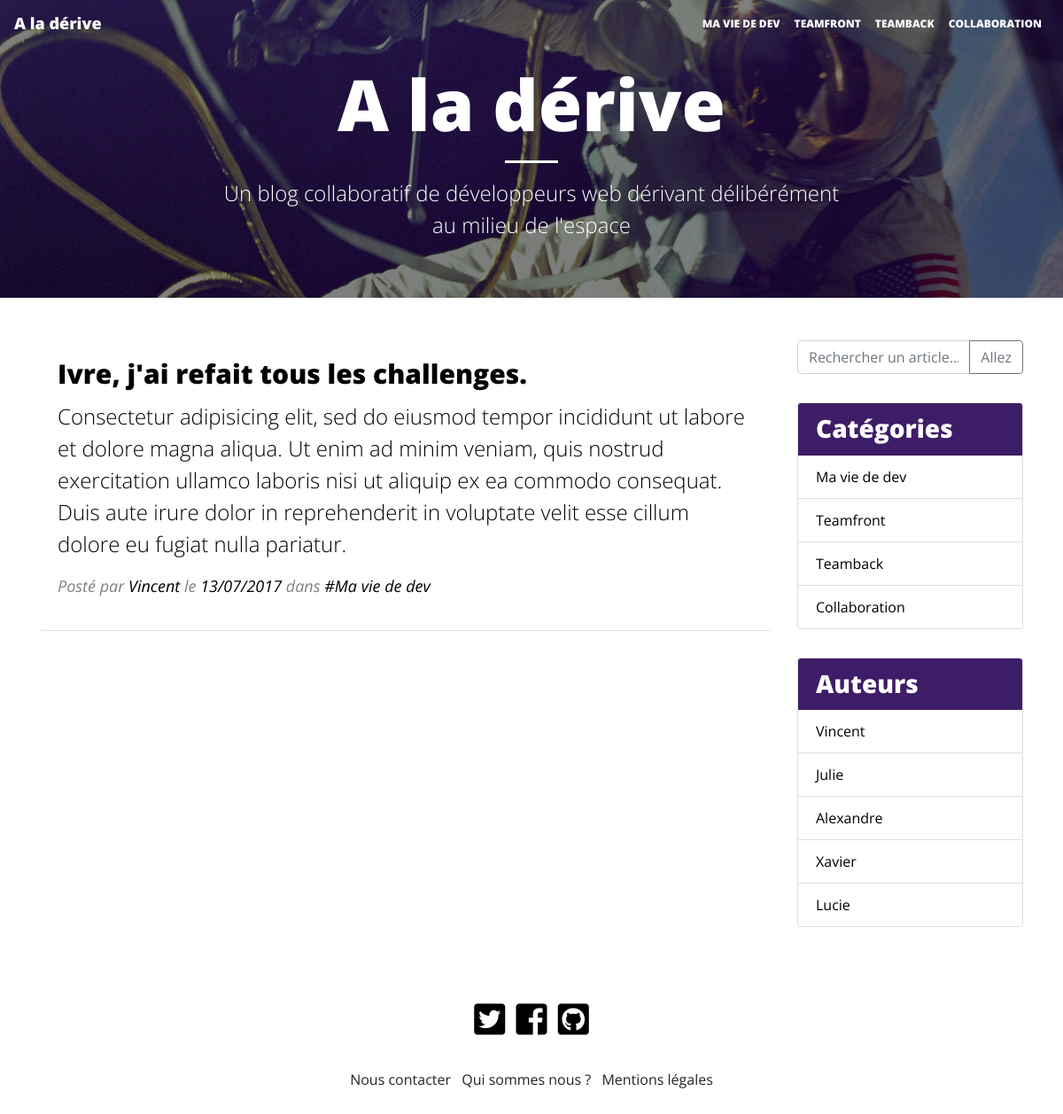
The app's page /index.php?page=article&id=1 with its own data.
### tables this page shows
CREATE TABLE `categories` (
  `id` int(10) UNSIGNED NOT NULL,
  `name` varchar(32) NOT NULL,
  `position` int(10) UNSIGNED NOT NULL DEFAULT '0'
);

CREATE TABLE `posts` (
  `id` int(10) UNSIGNED NOT NULL,
  `authors_id` int(10) UNSIGNED NOT NULL,
  `categories_id` int(10) UNSIGNED NOT NULL,
  `title` varchar(64) NOT NULL,
  `short_text` varchar(255) NOT NULL,
  `text` text NOT NULL,
  `published_date` datetime NOT NULL,
  `views` mediumint(8) UNSIGNED NOT NULL DEFAULT '0'
);

CREATE TABLE `authors` (
  `id` int(10) UNSIGNED NOT NULL,
  `name` varchar(64) NOT NULL,
  `image` varchar(255) DEFAULT NULL,
  `email` varchar(255) DEFAULT NULL
);

### index.php (called while the page is built, shortened)
<?php
require 'inc/classes/Article.php';
require 'inc/classes/Category.php';
require 'inc/classes/Author.php';
require 'inc/classes/DBData.php';
$dataObject = new DBData();
$categories = $dataObject->getCategories();
$authors = $dataObject->getAuthors();
$articles = $dataObject->getArticles();
if (!empty($_GET['page'])) {
    $page = trim($_GET['page']);
}
else {
    $page = 'home';
}
$templateName = '';
if ($page == 'author') {
    $templateName = 'author';
}
else if ($page == 'article') {
    $article = $dataObject->getArticle($_GET['id']);
    $templateName = 'article';
}
else if ($page == 'home') {
    $articlesList = $dataObject->getArticles();
    $templateName = 'home';
}
require __DIR__.'/inc/templates/header.tpl.php';
require __DIR__.'/inc/templates/'.$templateName.'.tpl.php';
require __DIR__.'/inc/templates/footer.tpl.php';

### inc/classes/DBData.php (called while the page is built, shortened)
<?php
class DBData
{
    public $pdo;
    public function __construct () {
        $user = 'oblog';
        $pass = 'oblog';
        $this->pdo = new PDO('mysql:host=localhost;dbname=oblog', $user, $pass);
    }
    public function getArticles() {
        $sql = "SELECT * FROM posts";
        $pdoStatement = $this->pdo->query($sql);
        $resultat = $pdoStatement->fetchAll(PDO::FETCH_ASSOC);
        $articles = array();
        foreach ($resultat as $articleTableau) {
            $articleObjet = new Article(
                                $articleTableau['id'],
                                $articleTableau['title'],
                                $articleTableau['text'],
                                $articleTableau['authors_id'],
                                $articleTableau['published_date'],
                                $articleTableau['categories_id']
                            );
            $articles[$articleTableau['id']] = $articleObjet;
        }
        return $articles;
    }
    public function getArticle($id) {
       $articles = $this->getArticles();
       $article = $articles[$id];
       return $article;
    }
    public function getCategories() {
        $sql = "SELECT * FROM categories";
        $pdoStatement = $this->pdo->query($sql);
        $resultat = $pdoStatement->fetchAll(PDO::FETCH_ASSOC);
        $categories = array();
        foreach($resultat as $categoryTableau) {
            $categoryObjet = new Category(
                                $categoryTableau['name'],
                                $categoryTableau['position']
            );
            $categories[$categoryTableau['id']] = $categoryObjet;
        }
        return $categories;
    }
    public function getAuthors() {
        $sql = "SELECT * FROM authors";
        $pdoStatement = $this->pdo->query($sql);
        $resultat = $pdoStatement->fetchAll(PDO::FETCH_ASSOC);
        $authors = array();
        foreach($resultat as $authorTableau) {
            $authorObjet = new Author(
                                $authorTableau['name'],
                                $authorTableau['image'],
                                $authorTableau['email']
            );
            $authors[$authorTableau['id']] = $authorObjet;
        }
        return $authors;
    }
}

### inc/classes/Category.php (called while the page is built, shortened)
<?php
class Category {
    private $name;
    public function __construct($name, $position) {
        $this->name = $name;
    }
    public function getName() {
        return $this->name;
    }
}

### inc/classes/Article.php (called while the page is built, shortened)
<?php
class Article {
    public $date;
    public function __construct($id = '', $title = '', $content = '', $author = '', $date = '', $category = '') {
        $this->title = $title;
        $this->content = $content;
        $this->author = $author;
        $this->date = $date;
        $this->category = $category;
    }
    public function getDateFr() {
        return date('d/m/Y', strtotime($this->date));
    }
}

### inc/classes/Author.php (called while the page is built, shortened)
<?php
class Author {
    private $name;
    public function __construct($name, $image, $email) {
        $this->name = $name;
    }
    public function getName() {
        return $this->name;
    }
}

### inc/templates/article.tpl.php (the view)
<article class="card">
    <div class="card-body">
    <h2 class="card-title">
        <?= $article->title ?>
    </h2>
    <p class="card-text">
        <?= $article->content ?>
    </p>
    <p class="infos">
        Posté par <a href="#" class="card-link"><?= $authors[$article->author]->getName() ?></a> le <time><?= $article->getDateFr() ?></time> dans <a href="#"
        class="card-link">#<?= $categories[$article->category]->getName() ?></a>
    </p>
    </div>
</article>

### inc/templates/header.tpl.php (shortened to what this page needs)
<!doctype html>
<html lang="en">
<head>
  <link rel="stylesheet" href="https://use.fontawesome.com/releases/v5.0.13/css/all.css"
>
  <link rel="stylesheet" href="https://stackpath.bootstrapcdn.com/bootstrap/4.1.1/css/bootstrap.min.css"
>
  <link rel="stylesheet" href="./css/blog.css">
</head>
<body>
  <header>
    <nav class="navbar navbar-expand-md navbar-light">
      <a class="navbar-brand" href="#">A la dérive</a>
      <div class="collapse navbar-collapse justify-content-end" id="navbarNav">
        <ul class="navbar-nav ">
          <?php foreach ($categories as $categoryId => $currentCategory) : ?>
          <li class="nav-item">
            <a class="nav-link" href="index.php?page=category&id=<?= $categoryId ?>">
              <?= $currentCategory->getName() ?>
            </a>
          </li>
          <?php endforeach; ?>
        </ul>
      </div>
    </nav>
    <section class="text-center">
      <h1>A la dérive</h1>
      <hr />
      <p>
        Un blog collaboratif de développeurs web dérivant délibérément au milieu de l'espace
      </p>
    </section>
  </header>
  <div class="container">
    <div class="row">
      <main class="col-lg-9">

### inc/templates/footer.tpl.php (shortened to what this page needs)
      </main>
      <aside class="col-lg-3">
        <div class="input-group mb-3">
          <input type="text" class="form-control" placeholder="Rechercher un article..."
            aria-label="Rechercher un article..." aria-describedby="basic-addon2">
          <div class="input-group-append">
            <button class="btn btn-outline-secondary" type="button">Allez</button>
          </div>
        </div>
        <div class="card">
          <h3 class="card-header">Catégories</h3>
          <ul class="list-group list-group-flush">
          <?php foreach ($categories as $categoryId => $currentCategory) : ?>
            <li class="list-group-item">
            <a href="index.php?page=category&id=<?= $categoryId ?>">
              <?= $currentCategory->getName() ?>
            </a>
            </li>
          <?php endforeach; ?>
          </ul>
        </div>
        <div class="card">
          <h3 class="card-header">Auteurs</h3>
          <ul class="list-group list-group-flush">
            <?php foreach ($authors as $authorId => $currentAuthor) : ?>
              <li class="list-group-item">
              <a href="index.php?page=author&id=<?= $authorId ?>">
                <?= $currentAuthor->getName() ?>
              </a>
              </li>
            <?php endforeach; ?>
          </ul>
        </div>
      </aside>
    </div>
    <footer>
      <div class="row justify-content-center text-center">
        <div class="col-6 social-networks">
          <ul class="list-inline">
            <li class="list-inline-item"><a href="#"><i class="fab fa-twitter-square"></i></a></li>
            <li class="list-inline-item"><a href="#"><i class="fab fa-facebook-square"></i></a></li>
            <li class="list-inline-item"><a href="#"><i class="fab fa-github-square"></i></a></li>
          </ul>
        </div>
      </div>
      <div class="row justify-content-center text-center">
        <div class="col-9 links">
          <ul class="list-inline">
            <li class="list-inline-item"><a href="#">Nous contacter</a></li>
            <li class="list-inline-item"><a href="#">Qui sommes nous ?</a></li>
            <li class="list-inline-item"><a href="#">Mentions légales</a></li>
          </ul>
        </div>
      </div>
    </footer>
  </div>
</body>
</html>

### css/blog.css (style rules this page uses)
body { font-family: 'Open Sans', sans-serif; }
header { background: url('../images/home-bg.jpg') transparent left top no-repeat; background-size: cover; color: white; text-align: center; padding-bottom: 1em; margin-bottom: 1em; }
.navbar { background-color: #f8f8f8; }
.navbar, .navbar-light .navbar-brand, .navbar-light .navbar-toggler { color: #777; font-weight: 800; }
header hr { border-width: 3px; border-color: white; width: 60px; }
.navbar-light .navbar-brand { font-size: 18px; }
.navbar-toggler, .nav-link { font-size: 12px; text-transform: uppercase; transition: 400ms; }
header section { padding: 1em 0; }
header h1 { font-size: 50px; font-weight: 800; }
header p { font-size: 24px; font-weight: 300; }
article.card { margin: 2em 0; border: 0; border-bottom: 1px solid rgba(0,0,0,.125); }
article h2 { font-size: 30px; font-weight: 800; }
article p.card-text { font-size: 24px; font-weight: 300; }
article div { font-size: 18px; font-weight: 400; color: black; }
article a, article time { color: black; }
article .infos { font-style: italic; color: grey; }
aside { display: none; padding: 2em 0; }
footer { margin-bottom: 1em; }
footer .social-networks { margin: 10px 0; }
footer .social-networks a { font-size: 40px; color: black; }
footer .links a { color: inherit; }
@media (min-width:768px) { header { padding-bottom: 0; } }
@media (min-width:768px) { .navbar { background-color: transparent; } }
@media (min-width:768px) { .navbar, .navbar-light .navbar-brand, .navbar-light .navbar-toggler, .navbar-light .navbar-nav .nav-link { color: white; } }
@media (min-width:768px) { header section { display: none; } }
@media (min-width:992px) { header section { display: block; } }
@media (min-width:992px) { header h1 { font-size: 80px; } }
@media (min-width:992px) { header p { width: 60%; margin: auto; padding-bottom: 2em; } }
@media (min-width:992px) { .card-header { background: #3d1d67; color: white; font-weight: 800; } }
@media (min-width:992px) { .card a { color: black; } }
@media (min-width:992px) { .card { margin: 2em 0; } }
@media (min-width:992px) { aside { display: block; } }

### records on screen
categories: name "MA VIE DE DEV", name "Ma vie de dev"
categories: name "TEAMFRONT", name "Teamfront"
categories: name "TEAMBACK", name "Teamback"
categories: name "COLLABORATION", name "Collaboration"
posts: title "Ivre, j'ai refait tous les challenges.", text "Consectetur adipisicing elit, sed do eiusmod tempor incididunt ut labore et dolore magna aliqua. Ut enim ad minim veniam, quis nostrud exercitation ullamco laboris nisi ut aliquip ex ea commodo consequat. Duis aute irure dolor in reprehenderit in voluptate velit esse cillum dolore eu fugiat nulla pariatur.", authors.name "Vincent", published_date "13/07/2017", categories.name "Ma vie de dev"
authors: name "Vincent"
authors: name "Julie"
authors: name "Alexandre"
authors: name "Xavier"
authors: name "Lucie"
